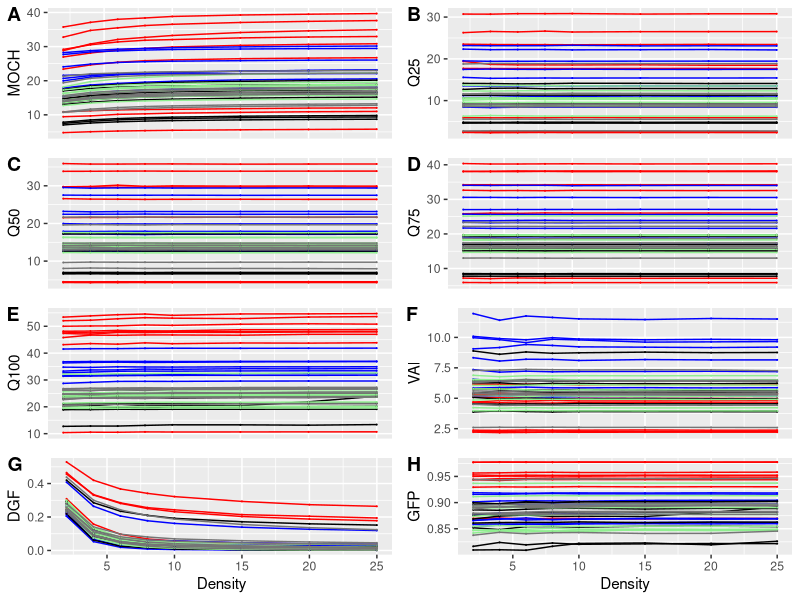
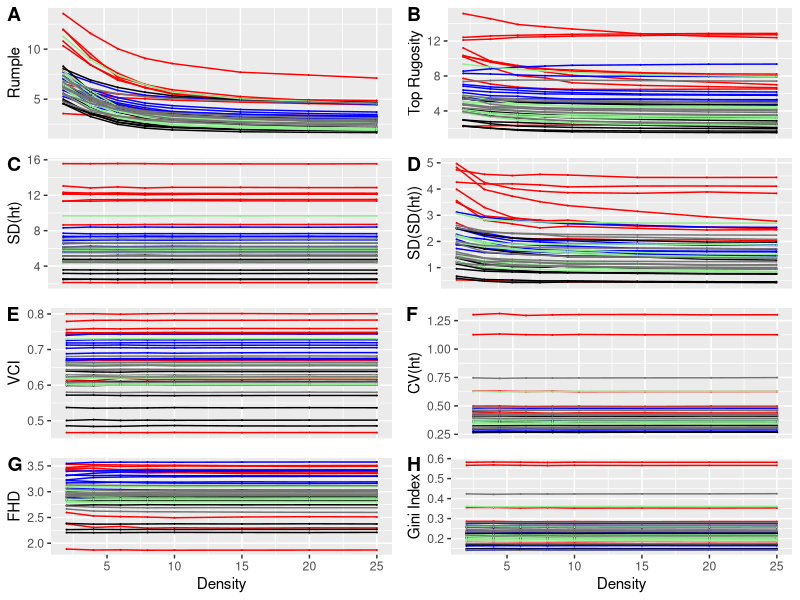

These figures' R source, in order:
################################################################################
#Creates Fig. 2 and 3 that show FSD average values across LiDaR point densities
#Updated August 19, 2021
#this works with R version 3.6.3
################################################################################
setwd("preprint_12212021/data/")
################################################################################
library("ggplot2")
library("gridExtra")
library("cowplot")
################################################################################ 
#FSD metrics for 8 bins of random thinning
dat <- read.csv("./density_FSD_08172021.csv")
################################################################################
#take the mean of the 5 replicates x density values and standard deviation 
meanFSD <- aggregate(dat[,9:27], by = list(density = dat$density, site = dat$site, plotID = dat$plotID), mean)
meanFSD$site_den <- paste(meanFSD$site, meanFSD$density, sep = "_")

seFSD <- aggregate(dat[,9:27], by = list(density = dat$density, site = dat$site, plotID = dat$plotID), sd)
seFSD$site_den <- paste(seFSD$site, seFSD$density, sep = "_")
seFSD <- seFSD[,-1]
seFSD <- seFSD[,-1]

#standard deviation not standard error
colnames(seFSD) <- c("plotID", "serumple", "sedeepgap.fraction", "semean.max.canopy.ht", 
                     "semax.canopy.ht", "setop.rugosity", "severt.sd", "sesd.sd",            
                     "seGFP", "seVAI","seVCI", "severtCV","seq0", "seq25",               
                     "seq50", "seq75", "seq100", "sefhd", "segini", "seLAI_subcanopy",
                     "site_den")

dat <- merge(meanFSD, seFSD, by = c("site_den", "plotID"))
rm(meanFSD, seFSD)
mycol <- c("red", "blue", "black", "lightgreen", "gray46")
###################################################################################
#Fig 2
g <- ggplot(dat, aes(x=density, y= mean.max.canopy.ht, group=plotID, color= site)) + 
  geom_line(show.legend = FALSE) + geom_point(size = .05, show.legend = FALSE) + xlab("Density") + ylab("MOCH") + scale_colour_manual(values=mycol) +
  theme(axis.title.x=element_blank(),
        axis.text.x=element_blank(),
        axis.ticks.x=element_blank())

 h  <-ggplot(dat, aes(x=density, y= q25, group=plotID, color=site)) + 
  geom_line(show.legend = FALSE)+ geom_point(size = .05, show.legend = FALSE)+ xlab("Density") + ylab("Q25") +scale_colour_manual(values=mycol) +
   theme(axis.title.x=element_blank(),
         axis.text.x=element_blank(),
         axis.ticks.x=element_blank())
 
 i <- ggplot(dat, aes(x=density, y= q50, group=plotID, color=site)) + 
  geom_line(show.legend = FALSE)+ geom_point(size = .05, show.legend = FALSE)+ xlab("Density") + ylab("Q50") +scale_colour_manual(values=mycol) +
   theme(axis.title.x=element_blank(),
         axis.text.x=element_blank(),
         axis.ticks.x=element_blank())
 
 j <- ggplot(dat, aes(x=density, y= q75, group=plotID, color=site)) + 
  geom_line(show.legend = FALSE)+ geom_point(size = .05, show.legend = FALSE)+ xlab("Density") + ylab("Q75") +scale_colour_manual(values=mycol) +
   theme(axis.title.x=element_blank(),
         axis.text.x=element_blank(),
         axis.ticks.x=element_blank())
   
k <- ggplot(dat, aes(x=density, y= q100, group=plotID, color=site)) + 
  geom_line(show.legend = FALSE)+ geom_point(size = .05, show.legend = FALSE)+ xlab("Density") + ylab("Q100") +scale_colour_manual(values=mycol) +
  theme(axis.title.x=element_blank(),
        axis.text.x=element_blank(),
        axis.ticks.x=element_blank())

l <-ggplot(dat, aes(x=density, y= VAI, group=plotID, color=site)) + 
  geom_line(show.legend = FALSE)+ geom_point(size = .05, show.legend = FALSE)+ xlab("Density") + ylab("VAI") +scale_colour_manual(values=mycol) +
  theme(axis.title.x=element_blank(),
        axis.text.x=element_blank(),
        axis.ticks.x=element_blank())

m <- ggplot(dat, aes(x=density, y= deepgap.fraction, group=plotID, color=site)) + 
  geom_line(show.legend = FALSE)+ geom_point(size = .05, show.legend = FALSE)+ xlab("Density") + ylab("DGF") +scale_colour_manual(values=mycol) 

n <- ggplot(dat, aes(x=density, y= GFP, group=plotID, color=site)) + 
  geom_line(show.legend = FALSE)+ geom_point(size = .05, show.legend = FALSE)+ xlab("Density") + ylab("GFP") +scale_colour_manual(values=mycol) 

pdf("Fig2.pdf")
plot_grid(g,h,i,j, k, l, m, n, labels = c("A", "B", "C", "D", "E", "F", "G", "H"),
          ncol = 2, nrow = 4)
dev.off()
################################################################################################
#fig. 3
a <- ggplot(dat, aes(x=density, y= rumple, group=plotID, color=site)) + 
  geom_line(show.legend = FALSE)+ geom_point(size = .05, show.legend = FALSE) + xlab("Density") + ylab("Rumple") + scale_colour_manual(values=mycol) +
  theme(axis.title.x=element_blank(),
        axis.text.x=element_blank(),
        axis.ticks.x=element_blank())
  
b <- ggplot(dat, aes(x=density, y= top.rugosity, group=plotID, color=site)) + 
  geom_line(show.legend = FALSE)+ geom_point(size = .05, show.legend = FALSE)+ xlab("Density") + ylab("Top Rugosity") + scale_colour_manual(values=mycol) +
  theme(axis.title.x=element_blank(),
        axis.text.x=element_blank(),
        axis.ticks.x=element_blank())

c <- ggplot(dat, aes(x=density, y= vert.sd, group=plotID, color=site)) + 
  geom_line(show.legend = FALSE)+ geom_point(size = .05, show.legend = FALSE)+ xlab("Density") + ylab("SD(ht)") +scale_colour_manual(values=mycol) +
  theme(axis.title.x=element_blank(),
        axis.text.x=element_blank(),
        axis.ticks.x=element_blank())

d <- ggplot(dat, aes(x=density, y= sd.sd, group=plotID, color=site)) + 
  geom_line(show.legend = FALSE)+ geom_point(size = .05, show.legend = FALSE)+ xlab("Density") + ylab("SD(SD(ht))") +scale_colour_manual(values=mycol) +
  theme(axis.title.x=element_blank(),
        axis.text.x=element_blank(),
        axis.ticks.x=element_blank())
  
e <- ggplot(dat, aes(x=density, y= VCI, group=plotID, color=site)) + 
  geom_line(show.legend = FALSE)+ geom_point(size = .05, show.legend = FALSE)+ xlab("Density") + ylab("VCI") +scale_colour_manual(values=mycol) +
  theme(axis.title.x=element_blank(),
        axis.text.x=element_blank(),
        axis.ticks.x=element_blank())

f <- ggplot(dat, aes(x=density, y= vertCV, group=plotID, color=site)) + 
  geom_line(show.legend = FALSE)+ geom_point(size = .05, show.legend = FALSE)+ ylab("CV(ht)") +scale_colour_manual(values=mycol) +
   theme(axis.title.x=element_blank(),
          axis.text.x=element_blank(),
          axis.ticks.x=element_blank())

x <- ggplot(dat, aes(x=density, y= fhd, group=plotID, color=site)) + 
  geom_line(show.legend = FALSE)+ geom_point(size = .05, show.legend = FALSE)+ xlab("Density") + ylab("FHD") +scale_colour_manual(values=mycol)

y <- ggplot(dat, aes(x=density, y= gini, group=plotID, color=site)) + 
  geom_line(show.legend = FALSE)+ geom_point(size = .05,show.legend = FALSE)+ xlab("Density") + ylab("Gini Index") +scale_colour_manual(values=mycol)

pdf("Fig3.pdf")
plot_grid(a, b, c, d, e, f, x, y, labels=c("A", "B", "C", "D", "E", "F", "G", "H") ,ncol = 2, nrow = 4)
dev.off()

